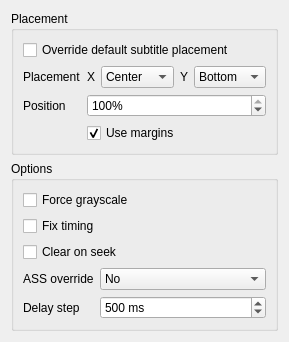
         <widget class="QWidget" name="subtitlesPage">
          <property name="enabled">
           <bool>true</bool>
          </property>
          <layout class="QVBoxLayout" name="subtitlesPageLayout" stretch="0,0">
           <item>
            <widget class="QGroupBox" name="subtitlePlacementBox">
             <property name="enabled">
              <bool>true</bool>
             </property>
             <property name="title">
              <string>Placement</string>
             </property>
             <layout class="QFormLayout" name="subtitlePlacementBoxLayout">
              <item row="0" column="0" colspan="2">
               <widget class="QCheckBox" name="subtitlesOverridePlacement">
                <property name="text">
                 <string>Override default subtitle placement</string>
                </property>
               </widget>
              </item>
              <item row="1" column="0">
               <widget class="QLabel" name="subtitlesPlacementLabel">
                <property name="text">
                 <string>Placement</string>
                </property>
               </widget>
              </item>
              <item row="1" column="1">
               <layout class="QGridLayout" name="subtitlePlacementLayout" columnstretch="0,1,0,1">
                <item row="0" column="0">
                 <widget class="QLabel" name="subtitlePlacementXLabel">
                  <property name="text">
                   <string>X</string>
                  </property>
                 </widget>
                </item>
                <item row="0" column="1">
                 <widget class="QComboBox" name="subtitlePlacementX">
                  <property name="currentIndex">
                   <number>1</number>
                  </property>
                  <item>
                   <property name="text">
                    <string>Left</string>
                   </property>
                  </item>
                  <item>
                   <property name="text">
                    <string>Center</string>
                   </property>
                  </item>
                  <item>
                   <property name="text">
                    <string>Right</string>
                   </property>
                  </item>
                 </widget>
                </item>
                <item row="0" column="2">
                 <widget class="QLabel" name="subtitlePlacementYLabel">
                  <property name="text">
                   <string>Y</string>
                  </property>
                 </widget>
                </item>
                <item row="0" column="3">
                 <widget class="QComboBox" name="subtitlePlacementY">
                  <property name="currentIndex">
                   <number>2</number>
                  </property>
                  <item>
                   <property name="text">
                    <string>Top</string>
                   </property>
                  </item>
                  <item>
                   <property name="text">
                    <string>Center</string>
                   </property>
                  </item>
                  <item>
                   <property name="text">
                    <string>Bottom</string>
                   </property>
                  </item>
                 </widget>
                </item>
               </layout>
              </item>
              <item row="2" column="0">
               <widget class="QLabel" name="subtitlesPositionLabel">
                <property name="text">
                 <string>Position</string>
                </property>
               </widget>
              </item>
              <item row="2" column="1">
               <widget class="QSpinBox" name="subtitlesPosition">
                <property name="sizePolicy">
                 <sizepolicy hsizetype="MinimumExpanding" vsizetype="Fixed">
                  <horstretch>0</horstretch>
                  <verstretch>0</verstretch>
                 </sizepolicy>
                </property>
                <property name="suffix">
                 <string>%</string>
                </property>
                <property name="maximum">
                 <number>100</number>
                </property>
                <property name="value">
                 <number>100</number>
                </property>
               </widget>
              </item>
              <item row="3" column="1">
               <widget class="QCheckBox" name="subtitlesUseMargins">
                <property name="text">
                 <string>Use margins</string>
                </property>
                <property name="checked">
                 <bool>true</bool>
                </property>
               </widget>
              </item>
             </layout>
            </widget>
           </item>
           <item>
            <widget class="QGroupBox" name="subtitlesOptionsBox">
             <property name="title">
              <string>Options</string>
             </property>
             <layout class="QFormLayout" name="subtitlesOptionsBoxLayout">
              <item row="0" column="0" colspan="2">
               <widget class="QCheckBox" name="subtitlesForceGrayscale">
                <property name="sizePolicy">
                 <sizepolicy hsizetype="Minimum" vsizetype="Fixed">
                  <horstretch>0</horstretch>
                  <verstretch>0</verstretch>
                 </sizepolicy>
                </property>
                <property name="text">
                 <string>Force grayscale</string>
                </property>
               </widget>
              </item>
              <item row="4" column="0">
               <widget class="QLabel" name="subtitlesDelayStepLabel">
                <property name="text">
                 <string>Delay step</string>
                </property>
               </widget>
              </item>
              <item row="4" column="1">
               <widget class="QSpinBox" name="subtitlesDelayStep">
                <property name="sizePolicy">
                 <sizepolicy hsizetype="Minimum" vsizetype="Fixed">
                  <horstretch>0</horstretch>
                  <verstretch>0</verstretch>
                 </sizepolicy>
                </property>
                <property name="showGroupSeparator" stdset="0">
                 <bool>true</bool>
                </property>
                <property name="suffix">
                 <string notr="true"> ms</string>
                </property>
                <property name="minimum">
                 <number>1</number>
                </property>
                <property name="maximum">
                 <number>9999999</number>
                </property>
                <property name="value">
                 <number>500</number>
                </property>
               </widget>
              </item>
              <item row="1" column="0" colspan="2">
               <widget class="QCheckBox" name="subtitlesFixTiming">
                <property name="text">
                 <string>Fix timing</string>
                </property>
               </widget>
              </item>
              <item row="2" column="0" colspan="2">
               <widget class="QCheckBox" name="subtitlesClearOnSeek">
                <property name="text">
                 <string>Clear on seek</string>
                </property>
               </widget>
              </item>
              <item row="3" column="0">
               <widget class="QLabel" name="subtitlesAssOverrideLabel">
                <property name="text">
                 <string>ASS override</string>
                </property>
               </widget>
              </item>
              <item row="3" column="1">
               <widget class="QComboBox" name="subtitlesAssOverride">
                <property name="sizePolicy">
                 <sizepolicy hsizetype="MinimumExpanding" vsizetype="Fixed">
                  <horstretch>0</horstretch>
                  <verstretch>0</verstretch>
                 </sizepolicy>
                </property>
                <item>
                 <property name="text">
                  <string>No</string>
                 </property>
                </item>
                <item>
                 <property name="text">
                  <string>Yes</string>
                 </property>
                </item>
                <item>
                 <property name="text">
                  <string>Yes and only zoom signs</string>
                 </property>
                </item>
                <item>
                 <property name="text">
                  <string>Force</string>
                 </property>
                </item>
               </widget>
              </item>
             </layout>
            </widget>
           </item>
          </layout>
         </widget>
